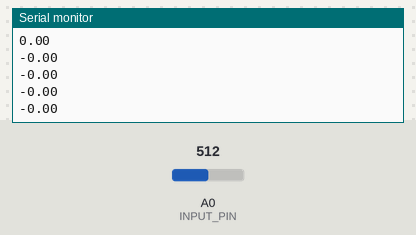
Bench run of a sketch on a simulated Arduino Uno, built with avr-gcc and run on an emulated ATmega328P. On the bench: the last lines printed to the serial monitor. Inputs (shaded band) come from the test bench; at power-on: A0 (INPUT_PIN) = 512.

Above: at 1.2 s.
1.3 s: A0 (INPUT_PIN) set to 716
At 1.9 s:
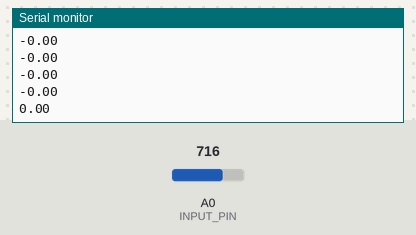
2.8 s: A0 (INPUT_PIN) set to 900
At 3.9 s:
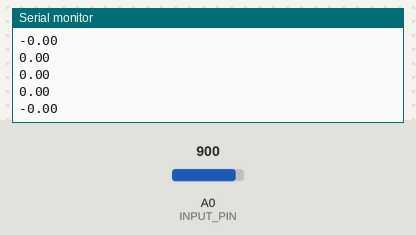
Timing chart, 0 to 5.8 s (numbered marks = the images above; inputs shaded):
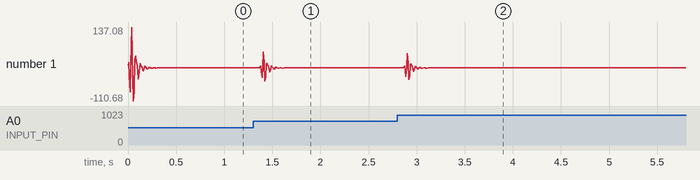

Measured:
- after the input at 1.3 s, the serial monitor: prints a new line after 0.07 s (image 1)

The sketch:

EXG_BLUETOOTH.ino
```cpp
// EMG Filter - BioAmp EXG Pill
// https://github.com/upsidedownlabs/BioAmp-EXG-Pill

// Upside Down Labs invests time and resources providing this open source code,
// please support Upside Down Labs and open-source hardware by purchasing
// products from Upside Down Labs!

// Copyright (c) 2021 Upside Down Labs - contact@upsidedownlabs.tech

// Permission is hereby granted, free of charge, to any person obtaining a copy
// of this software and associated documentation files (the "Software"), to deal
// in the Software without restriction, including without limitation the rights
// to use, copy, modify, merge, publish, distribute, sublicense, and/or sell
// copies of the Software, and to permit persons to whom the Software is
// furnished to do so, subject to the following conditions:

// The above copyright notice and this permission notice shall be included in all
// copies or substantial portions of the Software.

// THE SOFTWARE IS PROVIDED "AS IS", WITHOUT WARRANTY OF ANY KIND, EXPRESS OR
// IMPLIED, INCLUDING BUT NOT LIMITED TO THE WARRANTIES OF MERCHANTABILITY,
// FITNESS FOR A PARTICULAR PURPOSE AND NONINFRINGEMENT. IN NO EVENT SHALL THE
// AUTHORS OR COPYRIGHT HOLDERS BE LIABLE FOR ANY CLAIM, DAMAGES OR OTHER
// LIABILITY, WHETHER IN AN ACTION OF CONTRACT, TORT OR OTHERWISE, ARISING FROM,
// OUT OF OR IN CONNECTION WITH THE SOFTWARE OR THE USE OR OTHER DEALINGS IN THE
// SOFTWARE.

#define SAMPLE_RATE 500
#define BAUD_RATE 9600
#define INPUT_PIN A0

void setup() {
  // Initialize serial communication
  Serial.begin(BAUD_RATE);
}

void loop() {
  // Calculate elapsed time
  static unsigned long past = 0;
  unsigned long present = micros();
  unsigned long interval = present - past;
  past = present;

  // Run timer
  static long timer = 0;
  timer -= interval;

  // Sample data
  if (timer < 0) {
    timer += 1000000 / SAMPLE_RATE;
    float sensor_value = analogRead(INPUT_PIN);
    float signal = EMGFilter(sensor_value);
    Serial.println(signal);
  }
}

// Band-Pass Butterworth IIR digital filter, generated using filter_gen.py.
// Sampling rate: 500.0 Hz, frequency: [74.5, 149.5] Hz.
// Filter is order 4, implemented as second-order sections (biquads).
// Reference:
// https://docs.scipy.org/doc/scipy/reference/generated/scipy.signal.butter.html
// https://courses.ideate.cmu.edu/16-223/f2020/Arduino/FilterDemos/filter_gen.py
float EMGFilter(float input) {
  float output = input;

  // First biquad section
  {
    static float z1, z2; // Filter section state
    float x = output - 0.05159732 * z1 - 0.36347401 * z2;
    output = 0.01856301 * x + 0.03712602 * z1 + 0.01856301 * z2;
    z2 = z1;
    z1 = x;
  }

  // Second biquad section
  {
    static float z1, z2; // Filter section state
    float x = output - (-0.53945795) * z1 - 0.39764934 * z2;
    output = 1.00000000 * x + (-2.00000000) * z1 + 1.00000000 * z2;
    z2 = z1;
    z1 = x;
  }

  // Third biquad section
  {
    static float z1, z2; // Filter section state
    float x = output - 0.47319594 * z1 - 0.70744137 * z2;
    output = 1.00000000 * x + 2.00000000 * z1 + 1.00000000 * z2;
    z2 = z1;
    z1 = x;
  }

  // Fourth biquad section
  {
    static float z1, z2; // Filter section state
    float x = output - (-1.00211112) * z1 - 0.74520226 * z2;
    output = 1.00000000 * x + (-2.00000000) * z1 + 1.00000000 * z2;
    z2 = z1;
    z1 = x;
  }

  return output;
}
```
